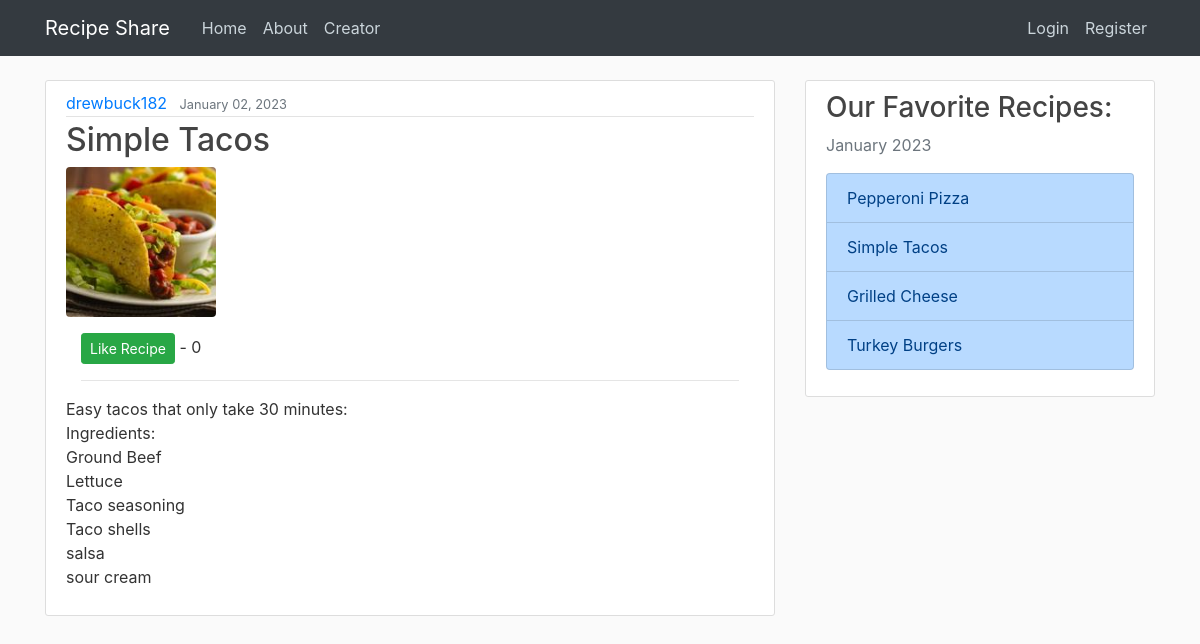
The page /recipe/15/ on the database its author committed.
### recipe_share/models.py (models this page shows, shortened)
class Recipe(models.Model):
    recipe_name = models.CharField(max_length=100)
    recipe_pic = models.ImageField(default='default_food.jpg', upload_to='profile_pics')
    time_to_prep = models.TextField(max_length=100)
    recipe_description = models.TextField()
    date_posted = models.DateTimeField(default=timezone.now)
    author = models.ForeignKey(User, on_delete=models.CASCADE)
    likes = models.ManyToManyField(User, related_name='recipes')
    def total_likes(self):
        return self.likes.count()

### recipe_share/views.py (the view)
# urls.py: path('recipe/<int:pk>/', RecipeDetailView.as_view(), name='recipe_share-detail'),
class RecipeDetailView(DetailView):
    model = Recipe

### recipe_share/templates/recipe_share/recipe_detail.html (shortened to what this page needs)
{% extends "recipe_share/base.html" %}
{% block content %}
<article class="media content-section">
    <div class="media-body">
      <div class="article-metadata">
        <a class="mr-2" href="#">{{ recipe.author }}</a>
        <small class="text-muted">{{ recipe.date_posted|date:"F d, Y" }}</small>
      </div>
      <h2 class="article-title"> {{ recipe.recipe_name }}</h2>
      <img class="img_food account-img" src="{{ recipe.recipe_pic.url }}">
        <div class="container">
          <form action="{% url 'like-recipe' recipe.pk %}" method="POST">
              <button type="submit" name="recipe_id" value="{{ recipe.id }}" class="btn btn-success btn-sm">
                Like Recipe
              </button> - {{ recipe.total_likes }}
          </form>
          <hr>
        </div>
      <p class="article-content">{{ recipe.recipe_description }}</p>
    </div>
  </article>
{% endblock content %}

### recipe_share/static/recipe_share/main.css (style rules this page uses)
body { background: #fafafa; color: #333333; margin-top: 5rem; }
h1, h2, h3, h4, h5, h6 { color: #444444; }
.img_food { border-radius: 4px; object-fit: cover; }
.content-section { background: #ffffff; padding: 10px 20px; border: 1px solid #dddddd; border-radius: 3px; margin-bottom: 20px; }
.article-title { color: #444444; }
.article-content { white-space: pre-line; }
.article-metadata { padding-bottom: 1px; margin-bottom: 4px; border-bottom: 1px solid #e3e3e3 }
.account-img { height: 150px; width: 150px; margin-right: 20px; margin-bottom: 16px; }

### rows shown on the page
Recipe: author "drewbuck182", date_posted "January 02, 2023", recipe_name "Simple Tacos", recipe_pic (picture), total_likes "0", recipe_description "Easy tacos that only take 30 minutes: Ingredients: Ground Beef Lettuce Taco seasoning Taco shells salsa sour cream"
